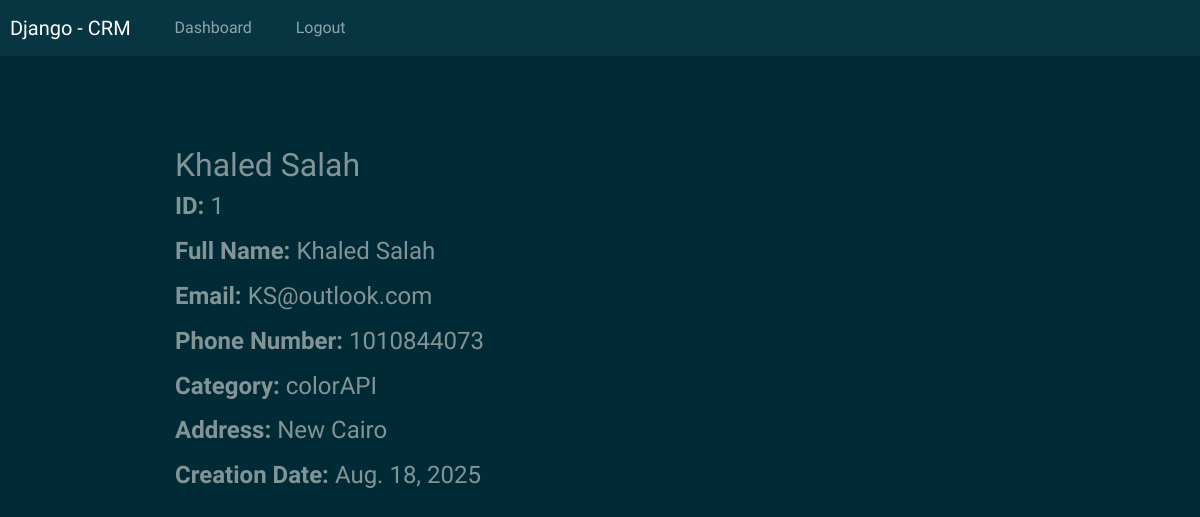
The app's page /view/1 (signed in) with its own data.
### web/models.py (models this page shows, shortened)
class Client(models.Model):
    client_first_name = models.CharField(max_length=250)
    client_last_name = models.CharField(max_length=250)
    client_email = models.CharField(max_length=150, unique=True)
    client_phone_number = models.IntegerField()
    client_address = models.CharField(max_length=500)
    created_at = models.DateField(auto_now_add=True)
    client_category = models.ForeignKey(Category, on_delete=models.CASCADE)
    class Meta:
        ordering = ['-created_at']

class Category(models.Model):
    category_name = models.CharField(max_length=150)
    created_at = models.DateTimeField(auto_now_add=True)
    def __str__(self): return self.category_name

### web/views.py (the view)
# urls.py: path('view/<int:client_id>', views.view_client, name='view_client')
@login_required(login_url='login')
def view_client(request, client_id):
    client_object = get_object_or_404(models.Client, id=client_id)
    context = {'client': client_object}
    return render(request, 'web/view-client.html', context)

### templates/web/view-client.html
{% extends 'base.html' %}
{% block content %}
<div class="cart" style="padding-left: 175px; padding-top: 90px;">
    <h2>{{client.client_first_name|capfirst}} {{client.client_last_name}}</h2>
    <h4>
        <p><strong>ID: </strong>{{client.id}}</p>
        <p><strong>Full Name: </strong>{{client.client_first_name|capfirst}} {{client.client_last_name}}</p>
        <p><strong>Email: </strong>{{client.client_email}}</p>
        <p><strong>Phone Number: </strong>{{client.client_phone_number}}</p>
        <p><strong>Category: </strong>{{client.client_category}}</p>
        <p><strong>Address: </strong>{{client.client_address}}</p>
        <p><strong>Creation Date: </strong>{{client.created_at}}</p>
    </h4>
</div>
{% endblock %}

### records on screen
Client: client_first_name "Khaled", client_last_name "Salah", id "1", client_email "KS@outlook.com", client_phone_number "1010844073", client_category "colorAPI", client_address "New Cairo", created_at "Aug. 18, 2025"
